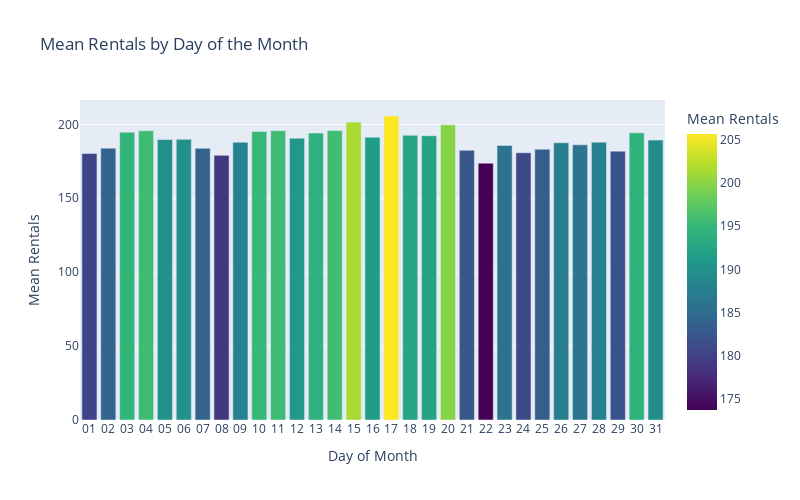

Notebook cell for this chart:
### Markdown cell above
Using the new column 'Day' we created earlier, we created a bar chart to show the average of rentals depending on which day of the month it was (over the two years).
From this chart, we can see pull a few insights: 
- People rent the bikes the most during the middle of the month (~from day 10 to day 20)
- The least popular day is the 22nd
- The most popular day is the 17th

Below is the same chart but using plotly express for easier Streamlit inclusion.

### Code cell
# Group by 'day' and calculate the average counts
day_avg_counts = data.groupby('day')['cnt'].mean().reset_index()

# Create the bar chart using Plotly Express
fig5 = px.bar(day_avg_counts, x='day', y='cnt', 
             title='Mean Rentals by Day of the Month',
             labels={'cnt': 'Mean Rentals', 'day': 'Day of Month'},
             color='cnt',  
             color_continuous_scale='viridis',  
             width=800, height=500) 
fig5.show()

### Figure 1 — Plotly figure (JSON) as saved in the notebook; plotly's stock layout.template omitted (floating-point values rounded to 4 significant figures)
{"data": [{"alignmentgroup": "True", "hovertemplate": "Day of Month=%{x}<br>Mean Rentals=%{marker.color}<extra></extra>", "legendgroup": "", "marker": {"color": [180.3, 183.9, 194.7, 195.7, 189.8, 189.9, 183.8, 179.0, 187.9, 195.2, 195.7, 190.7, 194.2, 195.8, 201.5, 191.4, 205.7, 192.6, 192.3, 199.8, 182.4, 173.7, 185.8, 180.8, 183.2, 187.6, 186.1, 188.0, 181.9, 194.3, 189.4], "coloraxis": "coloraxis", "pattern": {"shape": ""}}, "name": "", "offsetgroup": "", "orientation": "v", "showlegend": false, "textposition": "auto", "type": "bar", "x": ["01", "02", "03", "04", "05", "06", "07", "08", "09", "10", "11", "12", "13", "14", "15", "16", "17", "18", "19", "20", "21", "22", "23", "24", "25", "26", "27", "28", "29", "30", "31"], "xaxis": "x", "y": [180.3, 183.9, 194.7, 195.7, 189.8, 189.9, 183.8, 179.0, 187.9, 195.2, 195.7, 190.7, 194.2, 195.8, 201.5, 191.4, 205.7, 192.6, 192.3, 199.8, 182.4, 173.7, 185.8, 180.8, 183.2, 187.6, 186.1, 188.0, 181.9, 194.3, 189.4], "yaxis": "y"}], "layout": {"barmode": "relative", "coloraxis": {"colorbar": {"title": {"text": "Mean Rentals"}}, "colorscale": [[0, "#440154"], [0.1111, "#482878"], [0.2222, "#3e4989"], [0.3333, "#31688e"], [0.4444, "#26828e"], [0.5556, "#1f9e89"], [0.6667, "#35b779"], [0.7778, "#6ece58"], [0.8889, "#b5de2b"], [1, "#fde725"]]}, "height": 500, "legend": {"tracegroupgap": 0}, "title": {"text": "Mean Rentals by Day of the Month"}, "width": 800, "xaxis": {"anchor": "y", "domain": [0, 1], "title": {"text": "Day of Month"}}, "yaxis": {"anchor": "x", "domain": [0, 1], "title": {"text": "Mean Rentals"}}}}
